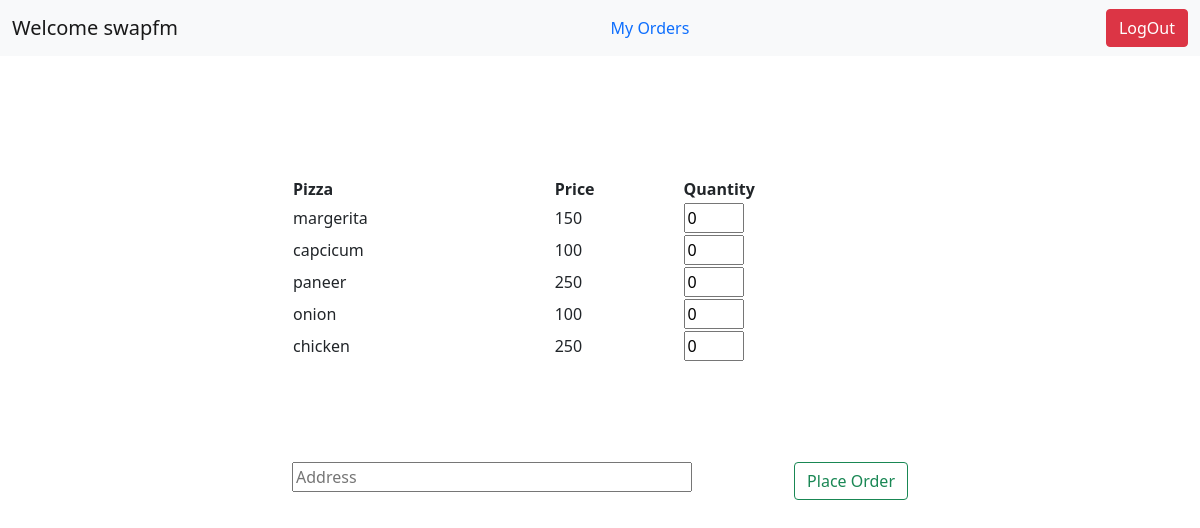
Page /customerpage/ (signed in) on the committed database.
### app1/models.py (models this page shows)
class PizzaModel(models.Model):
    name = models.CharField(max_length=10)
    price = models.CharField(max_length=10)

### app1/views.py (the view)
# urls.py: path('customerpage/', views.customerwelcome),
def customerwelcome(request):
    if not request.user.is_authenticated:
        return redirect('/loginuser/')
    username = request.user.username
    context = {'username': username, 'pizzas': PizzaModel.objects.all()}
    return render(request, 'app1/customerhome.html', context)

### templates/app1/customerhome.html (shortened to what this page needs)
{% extends 'app1/base.html' %}
{% block content %}
{% load static %}
<link rel="stylesheet" href="{% static 'app1/customerhome.css' %}">
</head>
<body>
<nav class="navbar navbar-light bg-light">
    <div class="container-fluid">
      <a class="navbar-brand">Welcome {{username}}</a>
      <a class="nav-item myorders" href = "/userorders/">My Orders</a>
      <a href="/userlogout/" class = "btn btn-danger">LogOut</a>
    </div>
  </nav>
<form method="POST" action="/placeorder/">
<div class = "container">
<table>
    <tr>
        <th>Pizza &nbsp;</th>
        <th>Price</th>
        <th>Quantity</th>
    </tr>
    {% for pizza in pizzas %}
    <tr>
        <td>{{pizza.name}} &nbsp;</td>
        <td>{{pizza.price}}</td>
        <td><input type="number" name= "{{pizza.id}}" value="0" min="0" style="width: 60px";"></td>
    </tr>
    {% endfor %}
</table>
<input type="text" style="width:400px; margin-top:100px" name="address" placeholder="Address">
<input type="submit" class = "btn btn-outline-success" value = "Place Order" name = "">
</div>
</form>
{% endblock %}

### static/app1/customerhome.css (style rules this page uses)
body { margin: 0; padding: 0; box-sizing: border-box; }
.container { width: 40rem; margin: auto; margin-top: 10%; }
table { width: 100%; }
.btn-outline-success { float: right; margin-top: 100px; }
.myorders { text-decoration: none; }

### rows in the picture
PizzaModel: name "margerita", price "150"
PizzaModel: name "capcicum", price "100"
PizzaModel: name "paneer", price "250"
PizzaModel: name "onion", price "100"
PizzaModel: name "chicken", price "250"

### other values in the picture
{{ username }} "swapfm"
